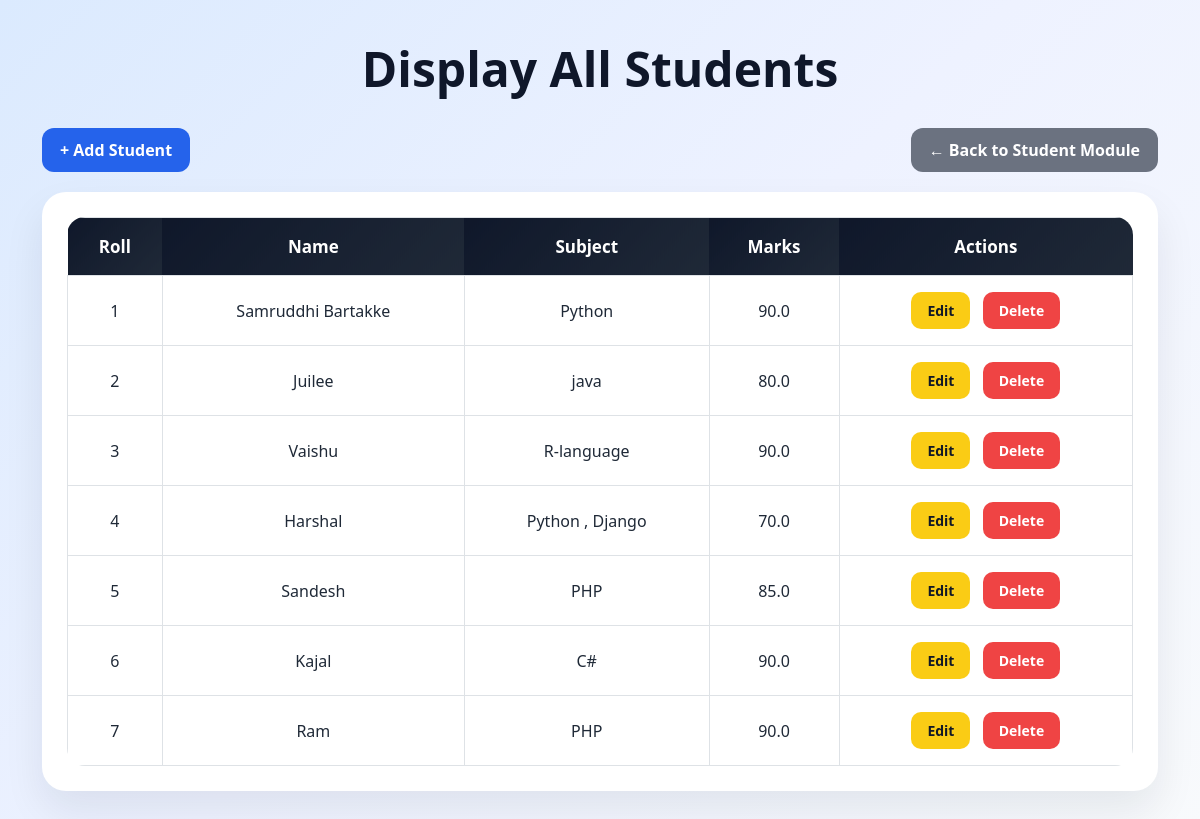
Screenshot of /student/students/ (signed in) with the database file from the repository.
### stud_app/models.py (models this page shows, shortened)
class Student(models.Model):
    roll = models.IntegerField(primary_key=True)
    name = models.CharField(max_length=60)
    subject = models.CharField(max_length=90)
    marks = models.FloatField()

### stud_app/views.py (the view)
# urls.py: path('students/',views.get_all_students , name='display_student'),
@login_required(login_url='login')
def get_all_students(request):
    data = Student.objects.all()
    students = []
    for student in data:
        students.append({
            'roll': student.roll,
            'name': student.name,
            'subject': student.subject,
            'marks': student.marks
        })
    return render(request, 'stud_app/display.html', {'students': students})

### stud_app/templates/stud_app/display.html (shortened to what this page needs)
<!DOCTYPE html>
<html lang="en">
<head>
    <link href="https://cdn.jsdelivr.net/npm/bootstrap@5.3.0/dist/css/bootstrap.min.css" rel="stylesheet">
</head>
<body>
    <div class="container">
        <h1 class="page-title">Display All Students</h1>
        <div class="top-actions">
            <a href="/student/insert-one/" class="btn-add">+ Add Student</a>
            <a href="/student/" class="btn-back">← Back to Student Module</a>
        </div>
        <div class="card table-card">
            <div class="card-body">
                {% if students %}
                <div class="table-responsive">
                    <table class="table table-bordered table-hover align-middle">
                        <thead>
                            <tr>
                                <th>Roll</th>
                                <th>Name</th>
                                <th>Subject</th>
                                <th>Marks</th>
                                <th>Actions</th>
                            </tr>
                        </thead>
                        <tbody>
                            {% for s in students %}
                            <tr>
                                <td>{{ s.roll }}</td>
                                <td>{{ s.name }}</td>
                                <td>{{ s.subject }}</td>
                                <td>{{ s.marks }}</td>
                                <td>
                                    <a href="{% url 'student:update_student' s.roll %}" class="btn btn-action btn-edit btn-sm me-2">Edit</a>
                                    <a href="{% url 'student:delete_student' s.roll %}" class="btn btn-action btn-delete btn-sm">Delete</a>
                                </td>
                            </tr>
                            {% endfor %}
                        </tbody>
                    </table>
                </div>
                {% else %}
                    <div class="empty-state">
                        No students found.
                    </div>
                {% endif %}
            </div>
        </div>
    </div>
</body>
</html>

### stud_app/templates/stud_app/display.html (style rules this page uses)
body { min-height: 100vh; background: linear-gradient(135deg, #dbeafe, #eef2ff, #f8fafc); font-family: 'Segoe UI', sans-serif; padding: 40px 0; }
.page-title { text-align: center; font-size: 48px; font-weight: 800; color: #0f172a; margin-bottom: 30px; }
.table-card { background: white; border: none; border-radius: 24px; box-shadow: 0 20px 40px rgba(15, 23, 42, 0.08); overflow: hidden; }
.table-card .card-body { padding: 25px; }
.table { margin-bottom: 0; overflow: hidden; border-radius: 18px; }
.table thead th { background: linear-gradient(135deg, #0f172a, #1f2937); color: white; text-align: center; vertical-align: middle; border: none; padding: 16px 12px; font-size: 17px; }
.table tbody td { vertical-align: middle; text-align: center; padding: 16px 12px; font-size: 16px; color: #1f2937; }
.btn-action { border-radius: 10px; padding: 8px 16px; font-weight: 600; border: none; }
.btn-edit { background: #facc15; color: #111827; }
.btn-delete { background: #ef4444; color: white; }
.top-actions { display: flex; justify-content: space-between; align-items: center; margin-bottom: 20px; gap: 12px; flex-wrap: wrap; }
.btn-add { background: #2563eb; color: white; font-weight: 600; border-radius: 12px; padding: 10px 18px; border: none; text-decoration: none; }
.btn-back { background: #6b7280; color: white; font-weight: 600; border-radius: 12px; padding: 10px 18px; border: none; text-decoration: none; }

### rows the page displays
Student: name "Samruddhi Bartakke", subject "Python", marks "90.0"
Student: name "Juilee", subject "java", marks "80.0"
Student: name "Vaishu", subject "R-language", marks "90.0"
Student: name "Harshal", subject "Python , Django", marks "70.0"
Student: name "Sandesh", subject "PHP", marks "85.0"
Student: name "Kajal", subject "C#", marks "90.0"
Student: name "Ram", subject "PHP", marks "90.0"

### other values shown
{{ s.roll }} "1" "2" "3" "4" "5" "6" "7"
